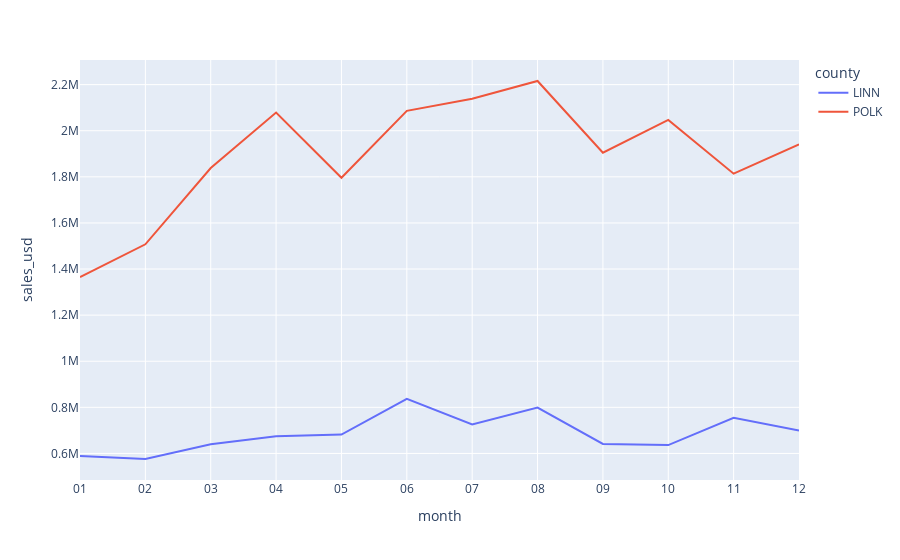

The notebook cell saved with this chart:
### Code cell
fig = px.line(polk_linn_sales_mo, x = 'month', y = 'sales_usd', color='county')

# fig.update_layout(
#     title={
#         'text': 'Polk County 2021 Monthly Vodka Sales-(USD)',
#         'y': 0.95,
#         'x': 0.5,
#         'xanchor': 'center',
#         'yanchor': 'top'},
#     hoverlabel=dict(
#         bgcolor='rgb(8,48,107)',
#         font_size=12,
#         font_family='Rockwell'
#     )
# )


# fig.update_traces(marker_color='rgb(158,202,225)', marker_line_color='rgb(8,48,107)',
#                   marker_line_width=1.5, opacity=0.6)

# fig.update_xaxes(
#     tickangle=45,
#     title_text = 'Month',
#     title_standoff = 25, 
#     title_font = {'size': 16},
#     ticktext=['Jan', 'Feb', 'Mar', 'Apr', 'May', 'Jun', 'Jul', 'Aug', 'Sep',
#               'Oct', 'Nov', 'Dec'],
#     tickvals = ['01', '02', '03', '04', '05', '06', '07', '08', '09', '10', '11', '12']

# )

# fig.update_yaxes(
#     title_text = 'Sales (USD)',
#     title_standoff = 25,
#     title_font = {'size':16}
# )


fig.show()

### Figure 1 — Plotly figure (JSON) as saved in the notebook; plotly's stock layout.template omitted (floating-point values rounded to 4 significant figures)
{"data": [{"hovertemplate": "county=LINN<br>month=%{x}<br>sales_usd=%{y}<extra></extra>", "legendgroup": "LINN", "line": {"color": "#636efa", "dash": "solid"}, "marker": {"symbol": "circle"}, "mode": "lines", "name": "LINN", "orientation": "v", "showlegend": true, "type": "scatter", "x": ["01", "02", "03", "04", "05", "06", "07", "08", "09", "10", "11", "12"], "xaxis": "x", "y": [588800.0, 575900.0, 639800.0, 674700.0, 682100.0, 836900.0, 726000.0, 799000.0, 641200.0, 636300.0, 754700.0, 699400.0], "yaxis": "y"}, {"hovertemplate": "county=POLK<br>month=%{x}<br>sales_usd=%{y}<extra></extra>", "legendgroup": "POLK", "line": {"color": "#EF553B", "dash": "solid"}, "marker": {"symbol": "circle"}, "mode": "lines", "name": "POLK", "orientation": "v", "showlegend": true, "type": "scatter", "x": ["01", "02", "03", "04", "05", "06", "07", "08", "09", "10", "11", "12"], "xaxis": "x", "y": [1365000.0, 1507000.0, 1838000.0, 2079000.0, 1796000.0, 2086000.0, 2139000.0, 2216000.0, 1905000.0, 2047000.0, 1814000.0, 1941000.0], "yaxis": "y"}], "layout": {"legend": {"title": {"text": "county"}, "tracegroupgap": 0}, "margin": {"t": 60}, "xaxis": {"anchor": "y", "domain": [0, 1], "title": {"text": "month"}}, "yaxis": {"anchor": "x", "domain": [0, 1], "title": {"text": "sales_usd"}}}}
